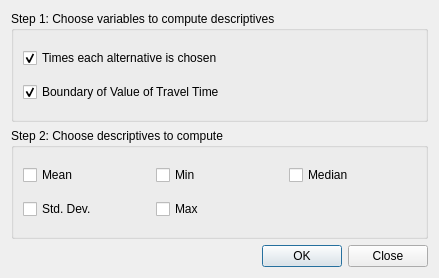
<?xml version="1.0" encoding="UTF-8"?>
<ui version="4.0">
 <class>descriptivesDialog</class>
 <widget class="QDialog" name="descriptivesDialog">
  <property name="geometry">
   <rect>
    <x>0</x>
    <y>0</y>
    <width>439</width>
    <height>278</height>
   </rect>
  </property>
  <property name="windowTitle">
   <string>Compute extra descriptives</string>
  </property>
  <layout class="QVBoxLayout" name="layoutToplevel">
   <item>
    <widget class="QGroupBox" name="groupBoxStep1">
     <property name="title">
      <string>Step 1: Choose variables to compute descriptives</string>
     </property>
     <layout class="QVBoxLayout" name="layoutGrpStep1">
      <item>
       <widget class="QCheckBox" name="checkBoxTimes">
        <property name="text">
         <string>Times each alternative is chosen</string>
        </property>
        <property name="checked">
         <bool>true</bool>
        </property>
       </widget>
      </item>
      <item>
       <widget class="QCheckBox" name="checkBoxBoundaryVTT">
        <property name="text">
         <string>Boundary of Value of Travel Time</string>
        </property>
        <property name="checked">
         <bool>true</bool>
        </property>
       </widget>
      </item>
     </layout>
    </widget>
   </item>
   <item>
    <widget class="QGroupBox" name="groupBoxStep2">
     <property name="title">
      <string>Step 2: Choose descriptives to compute</string>
     </property>
     <layout class="QGridLayout" name="layoutGrpStep2">
      <item row="0" column="0">
       <widget class="QCheckBox" name="checkBoxMean">
        <property name="text">
         <string>Mean</string>
        </property>
       </widget>
      </item>
      <item row="0" column="1">
       <widget class="QCheckBox" name="checkBoxMin">
        <property name="text">
         <string>Min</string>
        </property>
       </widget>
      </item>
      <item row="0" column="2">
       <widget class="QCheckBox" name="checkBoxMedian">
        <property name="text">
         <string>Median</string>
        </property>
       </widget>
      </item>
      <item row="1" column="0">
       <widget class="QCheckBox" name="checkBoxStdDev">
        <property name="text">
         <string>Std. Dev.</string>
        </property>
       </widget>
      </item>
      <item row="1" column="1" colspan="2">
       <widget class="QCheckBox" name="checkBoxMax">
        <property name="text">
         <string>Max</string>
        </property>
       </widget>
      </item>
     </layout>
    </widget>
   </item>
   <item>
    <widget class="QDialogButtonBox" name="btnDialogBox">
     <property name="orientation">
      <enum>Qt::Horizontal</enum>
     </property>
     <property name="standardButtons">
      <set>QDialogButtonBox::Close|QDialogButtonBox::Ok</set>
     </property>
     <property name="centerButtons">
      <bool>false</bool>
     </property>
    </widget>
   </item>
  </layout>
 </widget>
 <resources/>
 <connections>
  <connection>
   <sender>btnDialogBox</sender>
   <signal>accepted()</signal>
   <receiver>descriptivesDialog</receiver>
   <slot>accept()</slot>
   <hints>
    <hint type="sourcelabel">
     <x>248</x>
     <y>254</y>
    </hint>
    <hint type="destinationlabel">
     <x>157</x>
     <y>274</y>
    </hint>
   </hints>
  </connection>
  <connection>
   <sender>btnDialogBox</sender>
   <signal>rejected()</signal>
   <receiver>descriptivesDialog</receiver>
   <slot>reject()</slot>
   <hints>
    <hint type="sourcelabel">
     <x>316</x>
     <y>260</y>
    </hint>
    <hint type="destinationlabel">
     <x>286</x>
     <y>274</y>
    </hint>
   </hints>
  </connection>
 </connections>
</ui>
